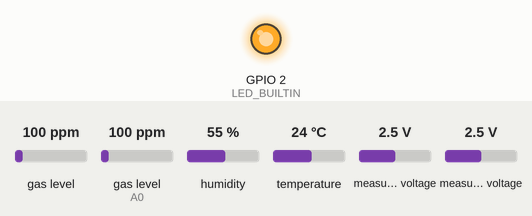
Simulated run of this sketch. Board: ESP8266 (NodeMCU). On the bench: output pins drawn as LEDs (lit = HIGH, except the on-board LED, lit = LOW). The test bench sets the inputs (shaded band); at power-on: gas level 100 ppm, gas level (sensor on A0) 100 ppm, humidity 55 %, temperature 24 °C, measured voltage 2.5 V. WiFi joins after 1.5 s; servers stay silent unless stated; uploads are accepted with an empty reply; what the sketch prints to the serial monitor is not drawn.

Above: at 0.0 s.
Timing chart, 0 to 3.2 s (numbered marks = the images above):
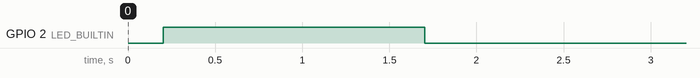

The sketch:

esp_biru.ino
```cpp
#include <Adafruit_ADS1X15.h>
#include <MQUnifiedsensor.h>
#include <DHTesp.h>
#include <ESP8266HTTPClient.h>
#include <ESP8266WiFi.h>
#include <Arduino_JSON.h>

float h = 0;
float t = 0;

unsigned long previousMillis = 0;
const long interval = 60000;
// Definitions
#define placa "ESP8266"
#define mq2 "MQ-2"     // MQ2
#define mq7 "MQ-7"     // MQ7
#define mq135 "MQ-135" // MQ135
#define Voltage_Resolution 5
#define pin A0                 // Analog input 0 of your arduino
#define ADC_Bit_Resolution 10  // For arduino UNO/MEGA/NANO
#define RatioMQ2CleanAir 9.83  // RS / R0 = 9.83 ppm
#define RatioMQ7CleanAir 27.5  // RS / R0 = 27.5 ppm
#define RatioMQ135CleanAir 3.6 // RS / R0 = 3.6 ppm
float factorEscala = 0.16875F;
// #define calibration_button 13 //Pin to calibrate your sensor
// Declare Sensor
MQUnifiedsensor MQ2(placa, mq2);
MQUnifiedsensor MQ7(placa, mq7);
// MQUnifiedsensor MQ135(placa, mq135);
MQUnifiedsensor MQ135(placa, Voltage_Resolution, ADC_Bit_Resolution, pin, mq135);

DHTesp dht;
Adafruit_ADS1115 ads;

// Connections
const char *ssid = "SMK TRUNOJOYO";
const char *password = "tanyamasoki";
const char *server = "ecoguardian.ygnv.my.id";
String espId = "closr23sr0002o90jflxpzrlf";
// #define ledPin 16 // pin D0

void setup(void)
{
    // Init the serial port communication - to debug the library
    Serial.begin(9600); // Init serial port
    delay(200);

    // ESP.wdtEnable(WDTO_8S);
    // Connection begin
    pinMode(LED_BUILTIN, OUTPUT);
    WiFi.hostname("ESP BIRU");
    WiFi.begin(ssid, password);
    while (WiFi.status() != WL_CONNECTED)
    {
        Serial.print(".");
        digitalWrite(LED_BUILTIN, HIGH);
        delay(500);
    }
    digitalWrite(LED_BUILTIN, LOW);
    // Connection end

    dht.setup(13, DHTesp::DHT11); // DHT Sensor
    // Set math model to calculate the PPM concentration and the value of constants
    MQ2.setRegressionMethod(1);   //_PPM =  a*ratio^b
    MQ7.setRegressionMethod(1);   //_PPM =  a*ratio^b
    MQ135.setRegressionMethod(1); //_PPM =  a*ratio^b

    /************************************************************************************/
    MQ2.init();
    MQ7.init();
    MQ135.init();

    // Iniciar el ADS1115
    ads.begin();
    if (!ads.begin())
    {
        Serial.println("Failed to initialize ADS.");
        while (1)
            ;
    }

    Serial.print("Calibrating please wait.");
    float calcR0MQ135 = 0;
    for (int i = 1; i <= 10; i++)
    {
        // Obtener datos del A0 del ADS1115
        MQ135.update();
        calcR0MQ135 += MQ135.calibrate(RatioMQ135CleanAir);
        Serial.print(".");
    }
    MQ135.setR0(calcR0MQ135 / 10);
    Serial.println("  done! for MQ-135.");

    // Calibration code for MQ-2
    Serial.print("Calibrating MQ-2 please wait.");
    float calcR0MQ2 = 0;
    for (int i = 1; i <= 10; i++)
    {
        short adc0 = ads.readADC_SingleEnded(0); // Assuming MQ-2 is connected to A1
        float voltiosMQ2 = (adc0 * factorEscala) / 1000.0;
        MQ2.externalADCUpdate(voltiosMQ2);
        calcR0MQ2 += MQ2.calibrate(RatioMQ2CleanAir);
        Serial.print(".");
    }
    MQ2.setR0(calcR0MQ2 / 10);
    Serial.println("  done for MQ-2.");

    // Calibration code for MQ-7
    Serial.print("Calibrating MQ-7 please wait.");
    float calcR0MQ7 = 0;
    for (int i = 1; i <= 10; i++)
    {
        short adc1 = ads.readADC_SingleEnded(1); // Assuming MQ-7 is connected to A2
        float voltiosMQ7 = (adc1 * factorEscala) / 1000.0;
        MQ7.externalADCUpdate(voltiosMQ7);
        calcR0MQ7 += MQ7.calibrate(RatioMQ7CleanAir);
        Serial.print(".");
    }
    MQ7.setR0(calcR0MQ7 / 10);
    Serial.println("  done for MQ-7.");
}

void reconnectWiFi()
{
    Serial.println("Reconnecting to Wi-Fi...");
    WiFi.reconnect();
    int attempts = 0;
    while (WiFi.status() != WL_CONNECTED && attempts < 30)
    {
        delay(500);
        Serial.print(".");
        attempts++;
    }
    if (WiFi.status() == WL_CONNECTED)
    {
        // Serial.println("\nConnected to Wi-Fi");
        digitalWrite(LED_BUILTIN, LOW);
    }
    else
    {
        // Serial.println("\nFailed to reconnect to Wi-Fi");
        digitalWrite(LED_BUILTIN, HIGH);
    }
}

void loop()
{
    if (WiFi.status() != WL_CONNECTED)
    {
        reconnectWiFi();
    }
    // Get data from the sensor
    MQ135.update();

    MQ135.setA(605.18);
    MQ135.setB(-3.937);                  // Configure the equation to calculate CO concentration value
    float MQ135_CO = MQ135.readSensor(); // Sensor will read PPM concentration using the model, a and b values set previously or from the setup

    MQ135.setA(77.255);
    MQ135.setB(-3.18);                        // Configure the equation to calculate Alcohol concentration value
    float MQ135_Alcohol = MQ135.readSensor(); // SSensor will read PPM concentration using the model, a and b values set previously or from the setup

    MQ135.setA(110.47);
    MQ135.setB(-2.862);                   // Configure the equation to calculate CO2 concentration value
    float MQ135_CO2 = MQ135.readSensor(); // Sensor will read PPM concentration using the model, a and b values set previously or from the setup

    MQ135.setA(44.947);
    MQ135.setB(-3.445);                      // Configure the equation to calculate Toluen concentration value
    float MQ135_Toluen = MQ135.readSensor(); // Sensor will read PPM concentration using the model, a and b values set previously or from the setup

    MQ135.setA(102.2);
    MQ135.setB(-2.473);                   // Configure the equation to calculate NH4 concentration value
    float MQ135_NH4 = MQ135.readSensor(); // Sensor will read PPM concentration using the model, a and b values set previously or from the setup

    MQ135.setA(34.668);
    MQ135.setB(-3.369);                      // Configure the equation to calculate Aceton concentration value
    float MQ135_Aceton = MQ135.readSensor(); // Sensor will read PPM concentration using the model, a and b values set previously or from the setup

    short adc0 = ads.readADC_SingleEnded(0); // Assuming MQ-2 is connected to A1
    float voltiosMQ2 = (adc0 * factorEscala) / 1000.0;
    MQ2.externalADCUpdate(voltiosMQ2);

    MQ2.setA(987.99);
    MQ2.setB(-2.162);                // Configure the equation to calculate LPG concentration value
    float MQ2_H2 = MQ2.readSensor(); // Sensor will read PPM concentration using the model, a and b values set previously or from the setup

    MQ2.setA(574.25);
    MQ2.setB(-2.222);                 // Configure the equation to calculate CH4 concentration value
    float MQ2_LPG = MQ2.readSensor(); // Sensor will read PPM concentration using the model, a and b values set previously or from the setup

    MQ2.setA(36974);
    MQ2.setB(-3.109);                // Configure the equation to calculate CH4 concentration value
    float MQ2_CO = MQ2.readSensor(); // Sensor will read PPM concentration using the model, a and b values set previously or from the setup

    MQ2.setA(3616.1);
    MQ2.setB(-2.675);                     // Configure the equation to calculate CH4 concentration value
    float MQ2_Alcohol = MQ2.readSensor(); // Sensor will read PPM concentration using the model, a and b values set previously or from the setup

    MQ2.setA(658.71);
    MQ2.setB(-2.168);                     // Configure the equation to calculate CH4 concentration value
    float MQ2_Propane = MQ2.readSensor(); // Sensor will read PPM concentration using the model, a and b values set previously or from the setup

    short adc1 = ads.readADC_SingleEnded(1); // Assuming MQ-7 is connected to A2
    float voltiosMQ7 = (adc1 * factorEscala) / 1000.0;
    MQ7.externalADCUpdate(voltiosMQ7);

    MQ7.setA(69.014);
    MQ7.setB(-1.374);                // Configure the equation to calculate H2 concentration value
    float MQ7_H2 = MQ7.readSensor(); // Sensor will read PPM concentration using the model, a and b values set previously or from the setup

    MQ7.setA(700000000);
    MQ7.setB(-7.703);                 // Configure the equation to calculate LPG concentration value
    float MQ7_LPG = MQ7.readSensor(); //

    MQ7.setA(60000000000000);
    MQ7.setB(-10.54);                 // Configure the equation to calculate CH4 concentration value
    float MQ7_CH4 = MQ7.readSensor(); //

    MQ7.setA(99.042);
    MQ7.setB(-1.518);                // Configure the equation to calculate CO concentration value
    float MQ7_CO = MQ7.readSensor(); //

    MQ7.setA(40000000000000000);
    MQ7.setB(-12.35);                     // Configure the equation to calculate Alcohol concentration value
    float MQ7_Alcohol = MQ7.readSensor(); //
    /*
      Motivation:
      We have added 200 PPM because when the library is calibrated it assumes the current state of the
      air as 0 PPM, and it is considered today that the CO2 present in the atmosphere is around 400 PPM.
      https://www.lavanguardia.com/natural/20190514/462242832581/concentracion-dioxido-cabono-co2-atmosfera-bate-record-historia-humanidad.html
      */

    // Print the values on the serial monitor
    // Serial.print("Sensor\t\t\t");
    // Serial.print("Value (ppm)");
    // Serial.println();

    // Serial.print("MQ-135 CO:\t\t");
    // Serial.print(MQ135_CO, 2); // Display with 2 decimal places
    // Serial.println(" ppm");

    // Serial.print("MQ-135 Alcohol:\t");
    // Serial.print(MQ135_Alcohol, 2); // Display with 2 decimal places
    // Serial.println(" ppm");

    // Serial.print("MQ-135 CO2:\t\t");
    // Serial.print(MQ135_CO2 + 400, 2); // Display with 2 decimal places
    // Serial.println(" ppm");

    // Serial.print("MQ-135 Toluen:\t");
    // Serial.print(MQ135_Toluen, 2); // Display with 2 decimal places
    // Serial.println(" ppm");

    // Serial.print("MQ-135 NH4:\t\t");
    // Serial.print(MQ135_NH4, 2); // Display with 2 decimal places
    // Serial.println(" ppm");

    // Serial.print("MQ-135 Aceton:\t");
    // Serial.print(MQ135_Aceton, 2); // Display with 2 decimal places
    // Serial.println(" ppm");

    // Serial.print("MQ-2 H2:\t\t");
    // Serial.print(MQ2_H2, 2); // Display with 2 decimal places
    // Serial.println(" ppm");

    // Serial.print("MQ-2 LPG:\t\t");
    // Serial.print(MQ2_LPG, 2); // Display with 2 decimal places
    // Serial.println(" ppm");

    // Serial.print("MQ-2 CO:\t\t");
    // Serial.print(MQ2_CO, 2); // Display with 2 decimal places
    // Serial.println(" ppm");

    // Serial.print("MQ-2 Alcohol:\t");
    // Serial.print(MQ2_Alcohol, 2); // Display with 2 decimal places
    // Serial.println(" ppm");

    // Serial.print("MQ-2 Propane:\t");
    // Serial.print(MQ2_Propane, 2); // Display with 2 decimal places
    // Serial.println(" ppm");

    // Serial.print("MQ-7 H2:\t\t");
    // Serial.print(MQ7_H2, 2); // Display with 2 decimal places
    // Serial.println(" ppm");

    // Serial.print("MQ-7 LPG:\t\t");
    // Serial.print(MQ7_LPG, 2); // Display with 2 decimal places
    // Serial.println(" ppm");

    // Serial.print("MQ-7 CH4:\t\t");
    // Serial.print(MQ7_CH4, 2); // Display with 2 decimal places
    // Serial.println(" ppm");

    // Serial.print("MQ-7 CO:\t\t");
    // Serial.print(MQ7_CO, 2); // Display with 2 decimal places
    // Serial.println(" ppm");

    // Serial.print("MQ-7 Alcohol:\t");
    // Serial.print(MQ7_Alcohol, 2); // Display with 2 decimal places
    // Serial.println(" ppm");

    h = dht.getHumidity();
    t = dht.getTemperature();
    // Serial.print("Kelembaban:\t\t");
    // Serial.print(h, 2); // Display with 2 decimal places
    // Serial.print("%\t");

    // Serial.print("Temperatur:\t\t");
    // Serial.print(t, 2); // Display with 2 decimal places
    // Serial.println("°C");

    // Serial.print("PM1:\t\t\t");
    // Serial.print(conPM1, 2); // Display with 2 decimal places
    // Serial.println();

    // Serial.print("PM2.5:\t\t\t");
    // Serial.print(conPM25, 2); // Display with 2 decimal places
    // Serial.println();
    unsigned long currentMillis = millis();
    if (currentMillis - previousMillis >= interval)
    {
        WiFiClient client;
        String Link;
        HTTPClient http;
        Link = "http://" + String(server) + "/api/socket/data";
        http.begin(client, Link);
        http.addHeader("Content-Type", "application/json");
        http.addHeader("Accept", "application/json");
        String jsondata = R"({
    "id_esp": ")" + espId +
                          R"(",
    "temperature": )" + t +
                          R"(,
    "humidity": )" + h +
                          R"(,
    "mq135_co": )" + MQ135_CO +
                          R"(,
    "mq135_alcohol": )" + MQ135_Alcohol +
                          R"(,
    "mq135_co2": )" + (MQ135_CO2 + 400) +
                          R"(,
    "mq135_toluen": )" + MQ135_Toluen +
                          R"(,
    "mq135_nh4": )" + MQ135_NH4 +
                          R"(,
    "mq135_aceton": )" + MQ135_Aceton +
                          R"(,
    "mq2_h2": )" + MQ2_H2 +
                          R"(,
    "mq2_lpg": )" + MQ2_LPG +
                          R"(,
    "mq2_co": )" + MQ2_CO +
                          R"(,
    "mq2_alcohol": )" + MQ2_Alcohol +
                          R"(,
    "mq2_propane": )" + MQ2_Propane +
                          R"(,
    "mq7_h2": )" + MQ7_H2 +
                          R"(,
    "mq7_lpg": )" + MQ7_LPG +
                          R"(,
    "mq7_ch4": )" + MQ7_CH4 +
                          R"(,
    "mq7_co": )" + MQ7_CO +
                          R"(,
    "mq7_alcohol": )" + MQ7_Alcohol +
                          R"(
})";

        // Serial.print(jsondata);

        int httpCode = http.POST(jsondata);
        String payload = http.getString();
        if (httpCode > 0)
        {
            // Serial.println(httpCode);
            // Serial.println(payload);
        }
        else
        {
            Serial.println("Error on HTTP request");
        }
        http.end();
        previousMillis = currentMillis;
    }

    delay(2000); // Sampling frequency
}
```
